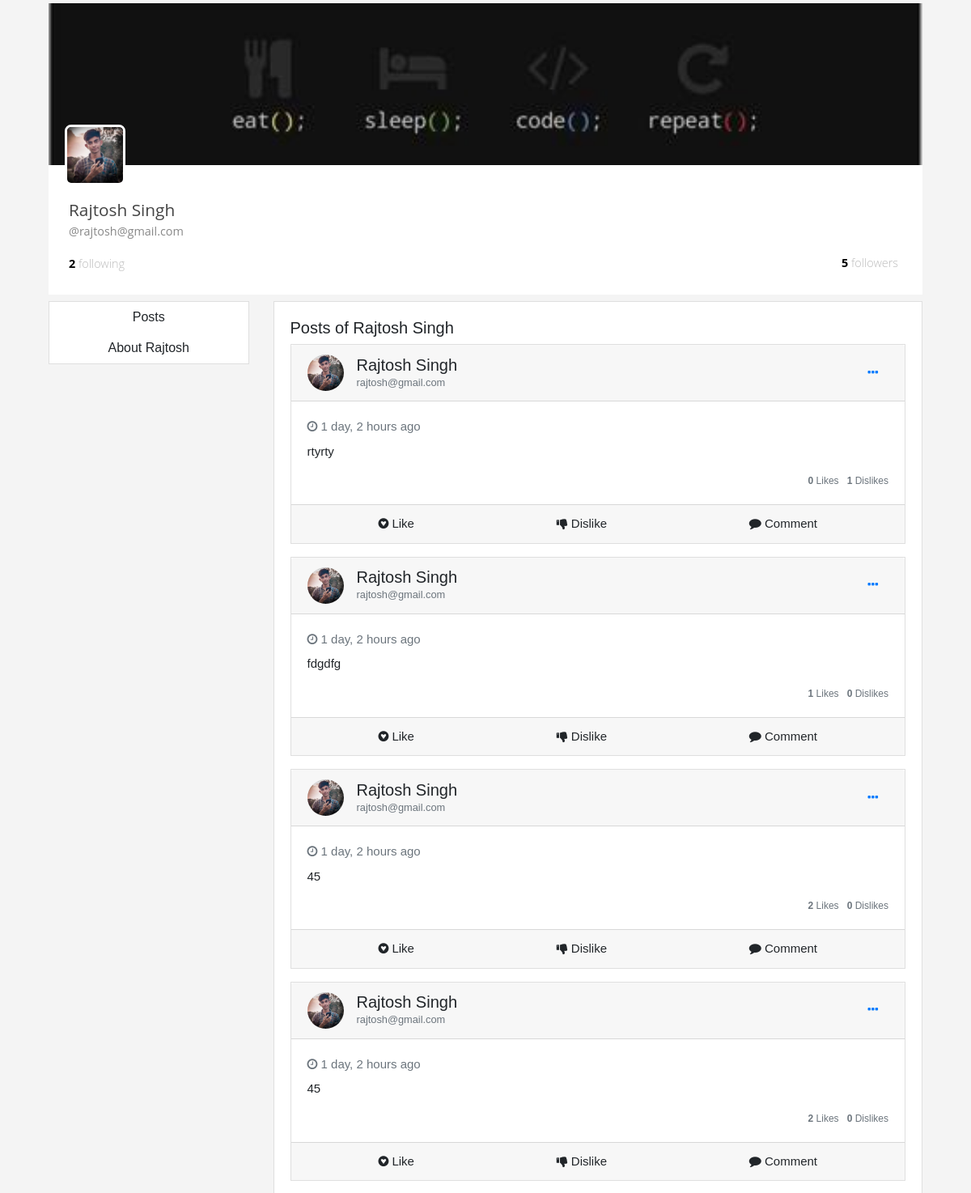
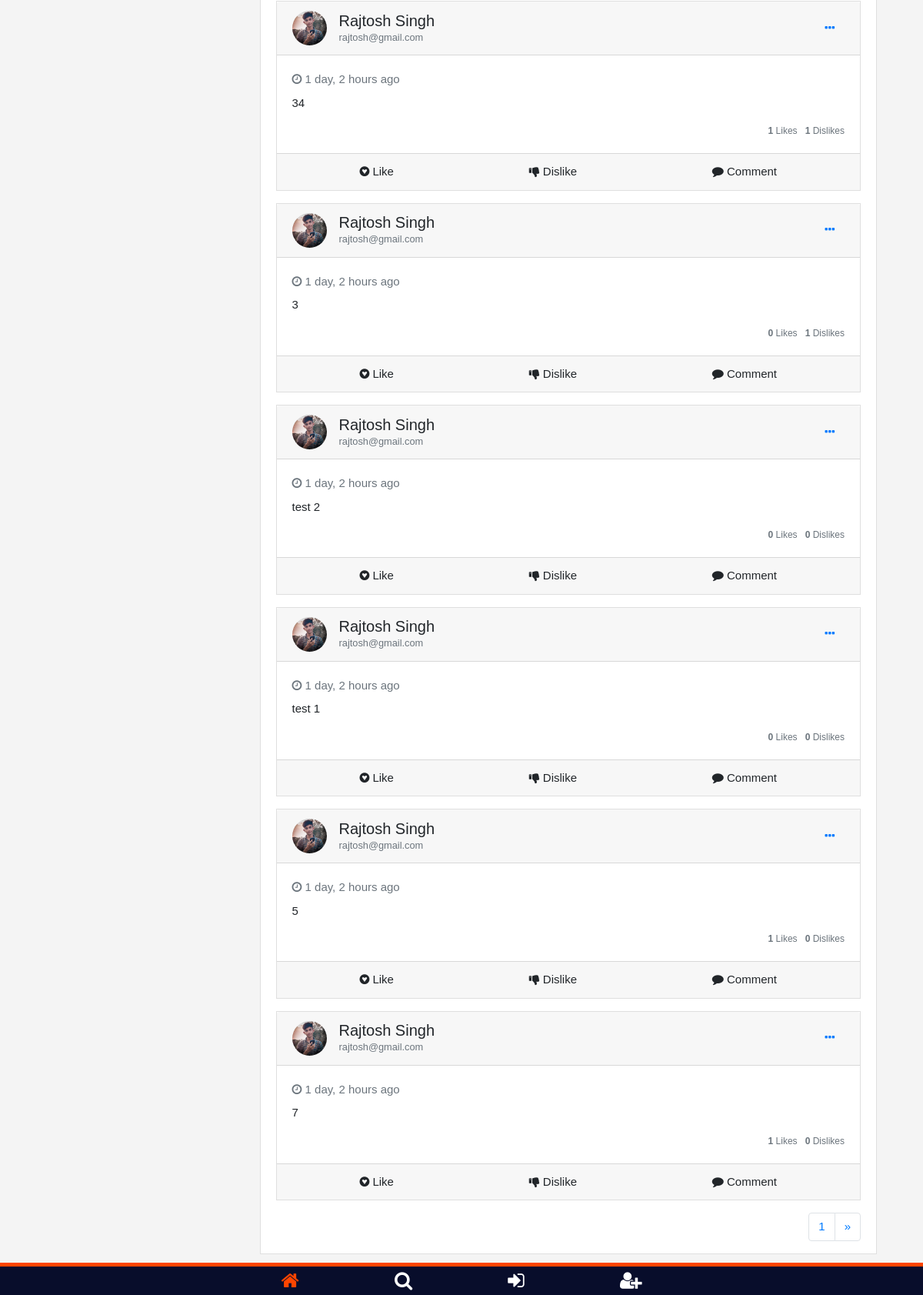
The app's page /user/rajtosh@gmail.com with its own data (2 pictures, top to bottom).
### user/models.py (models this page shows, shortened)
class Profile(models.Model):
	gen = (('Male', 'Male'), ('Female', 'Female'), ('Other', 'Other'))
	user = models.OneToOneField(User, on_delete = models.CASCADE)
	about_me = models.CharField(max_length=250, null=True)
	birthday = models.DateField(null=True)
	profile_pic = models.ImageField(upload_to = upload_profile_to, null=True, default = 'defaults/profile_pic.jpg')
	cover_image = models.ImageField(upload_to = upload_cover_to, null = True, default= 'defaults/cover_image.jpg')
	gender = models.CharField(choices=gen, max_length=6, null=True)
	followers = models.ManyToManyField(User, related_name='followers', blank=True)
	following = models.ManyToManyField(User, related_name="following", blank=True)

### main/models.py (models this page shows)
class Post(models.Model):
	user = models.ForeignKey(User, on_delete=models.CASCADE)
	text = models.TextField()
	picture = models.ImageField(null=True, upload_to = upload_post_to,)
	created_at = models.DateTimeField(auto_now_add=True)
	likes = models.ManyToManyField(User,related_name='likes')
	dislikes = models.ManyToManyField(User,related_name='dislikes')

### user/views.py (the view)
# urls.py: path('<str:username>', profile, name='profile'),
def profile(request, username):
	user = User.objects.filter(username=username)
	if not user:
		raise Http404()
	if request.user == user.first():
		if request.method == 'POST':
			passChangeForm = PasswordChangeForm(request.user, request.POST)
			if passChangeForm.is_valid():
				passChangeForm.save()
				messages.success(request, f'Password had been changed successfully')
		else:
			passChangeForm = PasswordChangeForm(request.user)
		parms = {
			'passChangeForm' : passChangeForm,
			'useritself': True,
			'user': request.user
			}
	else:
		parms = {
			'useritself': False,
			'user': user.first(),
		}
	posts = Post.objects.filter(user = user.first()).order_by('-created_at')
	all_post = Paginator(posts,10)
	page = request.GET.get('page')
	try:
		posts = all_post.page(page)
	except PageNotAnInteger:
		posts = all_post.page(1)
	except EmptyPage:
		posts = all_post.page(all_post.num_pages)
	parms['posts'] = posts
	return render(request, 'user/profile.html', parms)

### main/templatetags/poll_extras.py (called while the page is built)
@register.filter(name='comments')
def comments(post_id):
	comm = []
	post = Post.objects.get(id=int(post_id))
	for c in Comment.objects.filter(post=post):
		comm.append([c, SubComment.objects.filter(comment=c)])
	return comm

### templates/user/profile.html (shortened to what this page needs)
{% extends 'main/base.html'%}
{% load crispy_forms_tags %}
{% load poll_extras %}
{% block main_head %}
{% load static %}
{% endblock main_head %}
{% block main_body %}
<div class="container">
	<div class="w-100 mt-1">
        <div id="header">
        </div>
          <div id="profile">
            <div class="image">
            <img src="{{user.profile.profile_pic.url}}" alt="" />
            </div>
            <div class="name" id="name">
              {{user.get_full_name}}
            </div>
            <div class="nickname">
              @{{user.username}}
            </div>
            <div class="bottom">
            <span class="following" onclick="getFollowings()">
              <span class="count" id="following_count">{{user.profile.following.count}}</span>
              following
              </span>
              <span class="followers" onclick="getFollowers()">
                <span class="count" id="followers_count">{{user.profile.followers.count}}</span>
                followers
              </span>
            </div>
          </div>
    </div>
    <div class="row mt-2">
    	<div class="col-md-3">
    		<div class="card">
          <a class="btn" onclick="DisplayMenu('posts')" href="#posts">Posts</a>
    			<a class="btn" onclick="DisplayMenu('about')" href="#about">About {{user.first_name}}</a>
    		</div>
    	</div>
    	<div class="col-md-9">
    		<div class="card">
          <div id="posts" style="display: block;">
            <div class="card-body">
              <h5>
                Posts of {{user.get_full_name}}
              </h5>
                  {% for post in posts %}
                    <div class="card mb-3" id="post{{post.id}}">
                      <div class="card-header">
                        <div class="d-flex justify-content-between align-items-center">
                          <div class="d-flex justify-content-between align-items-center">
                            <div class="mr-2">
                              <img class="rounded-circle" width="45" height="45"
                                src="{{post.user.profile.profile_pic.url}}" alt="">
                            </div>
                            <div class="ml-2">
                              <div class="h5 m-0">{{post.user.get_full_name}}</div>
                              <div class="text-muted" style="font-size: 0.8rem;">{{post.user.username}}</div>
                            </div>
                          </div>
                          <div>
                            <div class="dropdown">
                              <button class="btn btn-link dropdown-toggle" type="button"
                                id="gedf-drop1" data-toggle="dropdown" aria-haspopup="true"
                                aria-expanded="false">
                                <i class="fa fa-ellipsis-h"></i>
                              </button>
                            </div>
                          </div>
                        </div>
                      </div>
                      <div class="card-body">
                        <div class="text-muted h7 mb-2"> <i class="fa fa-clock-o"></i>
                          {{post.created_at|timesince}} ago</div>
                        <p class="card-text">
                          {{post.text}}
                        </p>
                        <small class="text-muted pull-right">
                          <b class="likes">{{post.likes.count}}</b> Likes &nbsp;
                          <b class="dislikes">{{post.dislikes.count}}</b> Dislikes
                        </small>
                      </div>
                      <div class="card-footer d-flex justify-content-center">
                        <p
                          {% if request.user in post.likes.all %}
                          class="card-link m-auto like_active click" onclick="Post('like-back',
                          '{{post.id}}')"
                          {% else %}
                          class="card-link m-auto click" onclick="Post('like', '{{post.id}}')"
                          {% endif %}>
                          <i class="fa fa-gittip"></i> Like</p>
                        <p
                          {% if request.user in post.dislikes.all %}
                          class="card-link m-auto like_active click"
                          onclick="Post('dislike-back', '{{post.id}}')"
                          {% else %}
                          class="card-link m-auto click" onclick="Post('dislike',
                          '{{post.id}}')"
                          {% endif %}><i class="fa fa-thumbs-down"></i> Dislike</p>
                        <a class="card-link m-auto click" data-toggle="collapse"
                          data-target="#post{{post.id}}comments" aria-expanded="false"
                          aria-controls="post{{post.id}}comments"><i class="fa fa-comment"></i>
                          Comment</a>
                      </div>
                    </div>
                    {% endfor %}
                    <div class="float-right">
                      <nav aria-label="Page navigation example">
                        <ul class="pagination">
                          <li class="page-item"><a class="page-link" href="#">{{posts.number}}</a></li>
                          {% if posts.has_next %}
                          <li class="page-item">
                            <a class="page-link" href="?page={{posts.next_page_number}}"
                              aria-label="Next">
                              <span aria-hidden="true">&raquo;</span>
                            </a>
                          </li>
                          {% endif %}
                        </ul>
                      </nav>
                    </div>
        </div>
            </div>
    			</div>
    		</div>
    	</div>
    </div>
{% endblock main_body %}

### static/main/css/style.css (style rules this page uses)
* { margin: 0; padding: 0; }
body { font: 15px/1.5 Arial, Helvetica, sans-serif; background-color: #f4f4f4; }
.dropdown-toggle::after { content: none; display: none; }
a { color: #080d2b; }
#profile { height: 160px; background: white; position: relative; box-sizing: border-box; padding-top: 40px; padding-left: 25px; font-family: 'Open Sans', sans-serif; }
#profile .image { position: absolute; top: -50px; left: 20px; height: 75px; width: 75px; border-radius: 10px; }
#profile .image img { width: inherit; height: inherit; border:solid white; border-radius: 8px; }
#profile .name { font-size: 1.3rem; font-weight: 500; color: #444; }
#profile .nickname { color: #888; font-size: 0.9rem; padding-bottom: 7px; }
.following, .followers { font-family: 'Open Sans', sans-serif; font-size: 0.9rem; color: #bbb; font-weight: 300; }
.followers { float: right; padding-right: 30px; }
.bottom { margin-top: 10px; }
.count { color: black; font-family: 'Open Sans', sans-serif; font-size: 0.9rem; font-weight: 700; }
button, button:hover, button:focus { border: none; }
code, kbd, pre, .img-rounded, .img-thumbnail, .img-circle, .form-control, .btn, .btn-link, .dropdown-menu, .list-group-item, .input-group-addon, .input-group-btn, .nav-tabs a, .nav-pills a, .navbar, .navbar-toggle, .icon-bar, .breadcrumb, .pagination, .pager *, .label, .badge, .jumbotron, .thumbnail, .alert, .progress, .panel, .well, .modal-content, .tooltip-inner, .popover, .popover-title, .card, .card-footer, .carousel-indicators li { border-radius:0 !important; }

### records on screen
Post: user.profile.profile_pic (picture), user.get_full_name "Rajtosh Singh", user.username "rajtosh@gmail.com", created_at "1 day, 2 hours", text "rtyrty", likes.count "0", dislikes.count "1"
Post: user.profile.profile_pic (picture), user.get_full_name "Rajtosh Singh", user.username "rajtosh@gmail.com", created_at "1 day, 2 hours", text "fdgdfg", likes.count "1", dislikes.count "0"
Post: user.profile.profile_pic (picture), user.get_full_name "Rajtosh Singh", user.username "rajtosh@gmail.com", created_at "1 day, 2 hours", text "45", likes.count "2", dislikes.count "0"
Post: user.profile.profile_pic (picture), user.get_full_name "Rajtosh Singh", user.username "rajtosh@gmail.com", created_at "1 day, 2 hours", text "45", likes.count "2", dislikes.count "0"
Post: user.profile.profile_pic (picture), user.get_full_name "Rajtosh Singh", user.username "rajtosh@gmail.com", created_at "1 day, 2 hours", text "34", likes.count "1", dislikes.count "1"
Post: user.profile.profile_pic (picture), user.get_full_name "Rajtosh Singh", user.username "rajtosh@gmail.com", created_at "1 day, 2 hours", text "3", likes.count "0", dislikes.count "1"
Post: user.profile.profile_pic (picture), user.get_full_name "Rajtosh Singh", user.username "rajtosh@gmail.com", created_at "1 day, 2 hours", text "test 2", likes.count "0", dislikes.count "0"
Post: user.profile.profile_pic (picture), user.get_full_name "Rajtosh Singh", user.username "rajtosh@gmail.com", created_at "1 day, 2 hours", text "test 1", likes.count "0", dislikes.count "0"
Post: user.profile.profile_pic (picture), user.get_full_name "Rajtosh Singh", user.username "rajtosh@gmail.com", created_at "1 day, 2 hours", text "5", likes.count "1", dislikes.count "0"
Post: user.profile.profile_pic (picture), user.get_full_name "Rajtosh Singh", user.username "rajtosh@gmail.com", created_at "1 day, 2 hours", text "7", likes.count "1", dislikes.count "0"

### other values on screen
{{ user.get_full_name }} "Rajtosh Singh"
{{ user.username }} "rajtosh@gmail.com"
{{ user.profile.following.count }} "2"
{{ user.profile.followers.count }} "5"
{{ user.first_name }} "Rajtosh"
{{ posts.number }} "1"
